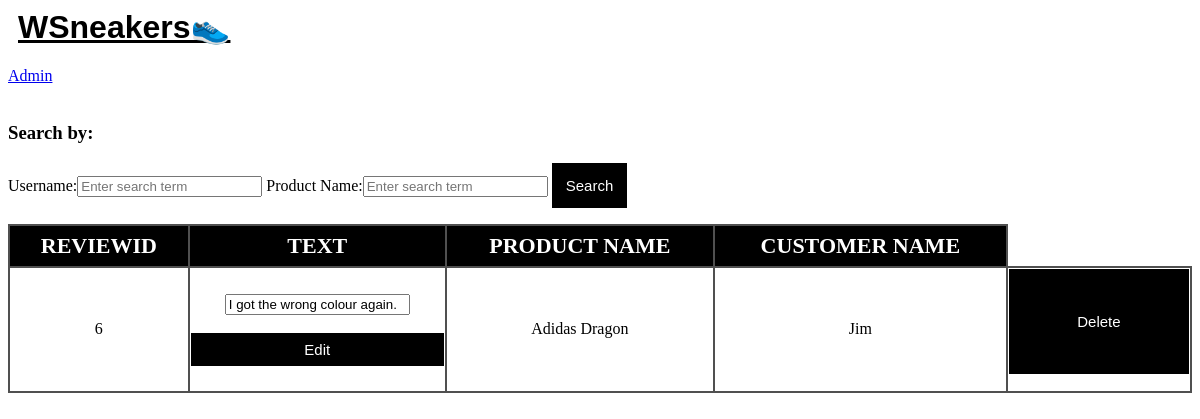
The app's page /adminPage/allreviews.php with its own data.
### tables this page shows
CREATE TABLE `reviews` (
  `ReviewID` int(10) NOT NULL,
  `Text` varchar(1000) DEFAULT NULL,
  `ProductID` int(10) DEFAULT NULL,
  `CustomerID` int(10) DEFAULT NULL
);

CREATE TABLE `product` (
  `ProductID` int(10) NOT NULL,
  `ProductName` varchar(100) DEFAULT NULL,
  `Price` double(6,2) DEFAULT NULL,
  `Quantity` int(3) DEFAULT NULL,
  `Image` text DEFAULT NULL,
  `ProductDesc` text DEFAULT NULL,
  `SellerID` int(10) DEFAULT NULL,
  `BrandID` int(11) DEFAULT NULL,
  `CategoryID` int(11) DEFAULT NULL
);

CREATE TABLE `customer` (
  `CustomerID` int(128) NOT NULL,
  `Username` varchar(128) NOT NULL,
  `Password` varchar(256) NOT NULL,
  `Phone` varchar(15) NOT NULL,
  `Birthdate` date NOT NULL,
  `Address` varchar(256) NOT NULL
);

### reviews/reviewsRepo.php (called while the page is built, shortened)
<?php
    class ReviewsRepo{
        public function SearchReview(String $CustomerUsername, string $productName){
            try{
                $con = Db::getInstance()->getConnection();
                $result = mysqli_query($con, "SELECT r.ReviewID, c.Username, p.ProductName, r.Text
                FROM reviews r
                INNER JOIN customer c ON c.CustomerID=r.CustomerID
                INNER JOIN product p ON p.ProductID=r.ProductID
                WHERE p.ProductName LIKE '$productName%' and c.Username LIKE '$CustomerUsername%';");
                return $result;
            }
            catch(Exception $e){
                echo "Error: " . $e->getMessage() . "<br>";
                return false;
            }
        }
    }
?>

### reviews/reviewsService.php (called while the page is built, shortened)
<?php
    include("reviewsRepo.php");
    class ReviewsService{
        private ReviewsRepo $reviewRepo;
        public function __construct(){
            $this->reviewRepo = new ReviewsRepo();
        }
        public function Search(string $Username, string $ProductName){
            $result = $this->reviewRepo->SearchReview($Username, $ProductName);
            return $result;
        }
    }
?>

### adminPage/allreviews.php (the view, shortened to what this page needs)
<?php
    include("../reviews/reviewsService.php");
    $r = new ReviewsService();
?>
<!DOCTYPE html>
<html lang="en">
<head>
    <link rel="stylesheet" href="../products/productstyles.css">
    <a class="admin" href="./adminPage.html">Admin</a>
    <br><br>
</head>
<body>
<form action="allreviews.php" method="post">
        <h3>Search by:</h3>
        Username:<input type="text" id="search" name="query" placeholder="Enter search term">
        Product Name:<input type="text" id="search" name="query1" placeholder="Enter search term">
        <button class='Button' type="submit" style="width:auto; padding:10px;">Search</button>
    </form>
    <table>
        <th>ReviewID</th>
        <th>Text</th>
        <th>Product Name</th>
        <th>Customer Name</th>
        <?php
            $namesearch = "";
            $productsearch = "";
            $result = $r->Search($namesearch,$productsearch);
            if (mysqli_num_rows($result) > 0) {
                while ($row = mysqli_fetch_assoc($result)) {
                    echo "<tr>";
                    echo "<td>" . $row['ReviewID'] . "</td>";
                    echo "<td><form action='allreviews.php' method='post'>";
                        echo "<br><input type='text' name='editreview' value='".htmlspecialchars($row["Text"],ENT_QUOTES)."'><br><br>";
                        echo "<button class='Button' name='editbutton' type='submit' style='padding: 4px;'>Edit</button>";
                    echo "</form></td>";
                    echo "<td>" . $row['ProductName'] . "</td>";
                    echo "<td>" . $row['Username'] . "</td>";
                    echo "<td>";
                    echo "<form action='allreviews.php' method='post'>
                            <input type='hidden' name='deletereview' value='{$row["ReviewID"]}'>
                            <button class='Button' name='deletebutton' type='submit' >Delete</button>
                        </form>";
                    echo "</td></tr>";
                }
            }
        ?>
    </table>
</body>
</html>

### header.css (style rules this page uses)
.homepage { font-family: sans-serif; color: black; margin-left: 10px; }

### products/productstyles.css (style rules this page uses)
table { border-collapse: collapse; width: 100%; }
th, td { border: 2px solid #505050; text-align: center; background-color: #ffffff; }
th { background-color: #000000; font-size: 22px; color: #ffffff; text-transform: uppercase; padding: 7px; }
.Button { background-color: black; border: 4px solid black; color: white; font-size: 15px; cursor: pointer; width: 100%; border-top: 4px solid black; border-bottom: 4px solid black; padding: 40px; }

### records on screen
reviews: ReviewID "6", editreview "I got the wrong colour again.", ProductID.ProductName "Adidas Dragon", CustomerID.Username "Jim"
